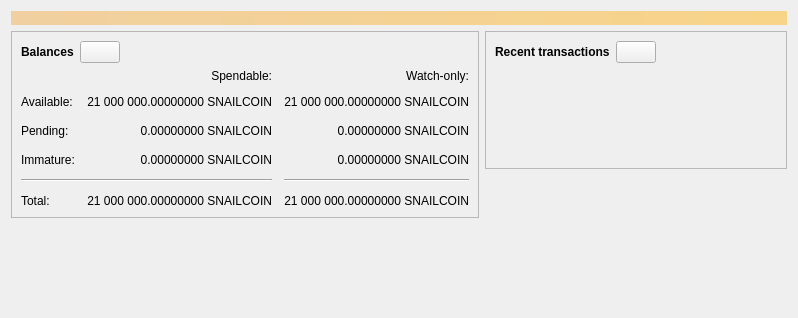
<?xml version="1.0" encoding="UTF-8"?>
<ui version="4.0">
 <class>OverviewPage</class>
 <widget class="QWidget" name="OverviewPage">
  <property name="geometry">
   <rect>
    <x>0</x>
    <y>0</y>
    <width>798</width>
    <height>318</height>
   </rect>
  </property>
  <property name="windowTitle">
   <string>Form</string>
  </property>
  <layout class="QVBoxLayout" name="topLayout">
   <item>
    <widget class="QLabel" name="labelAlerts">
     <property name="visible">
      <bool>false</bool>
     </property>
     <property name="styleSheet">
      <string notr="true">QLabel { background-color: qlineargradient(x1: 0, y1: 0, x2: 1, y2: 0, stop:0 #F0D0A0, stop:1 #F8D488); color:#000000; }</string>
     </property>
     <property name="wordWrap">
      <bool>true</bool>
     </property>
     <property name="margin">
      <number>3</number>
     </property>
     <property name="textInteractionFlags">
      <set>Qt::TextSelectableByMouse</set>
     </property>
    </widget>
   </item>
   <item>
    <layout class="QHBoxLayout" name="horizontalLayout" stretch="1,1">
     <item>
      <layout class="QVBoxLayout" name="verticalLayout_2">
       <item>
        <widget class="QFrame" name="frame">
         <property name="frameShape">
          <enum>QFrame::StyledPanel</enum>
         </property>
         <property name="frameShadow">
          <enum>QFrame::Raised</enum>
         </property>
         <layout class="QVBoxLayout" name="verticalLayout_4">
          <item>
           <layout class="QHBoxLayout" name="horizontalLayout_4">
            <item>
             <widget class="QLabel" name="label_5">
              <property name="font">
               <font>
                <weight>75</weight>
                <bold>true</bold>
               </font>
              </property>
              <property name="text">
               <string>Balances</string>
              </property>
             </widget>
            </item>
            <item>
             <widget class="QPushButton" name="labelWalletStatus">
              <property name="enabled">
               <bool>true</bool>
              </property>
              <property name="maximumSize">
               <size>
                <width>45</width>
                <height>16777215</height>
               </size>
              </property>
              <property name="toolTip">
               <string>The displayed information may be out of date. Your wallet automatically synchronizes with the Bitcoin network after a connection is established, but this process has not completed yet.</string>
              </property>
              <property name="text">
               <string/>
              </property>
              <property name="icon">
               <iconset resource="../bitcoin.qrc">
                <normaloff>:/icons/warning</normaloff>
                <disabledoff>:/icons/warning</disabledoff>:/icons/warning</iconset>
              </property>
              <property name="iconSize">
               <size>
                <width>24</width>
                <height>24</height>
               </size>
              </property>
             </widget>
            </item>
            <item>
             <spacer name="horizontalSpacer_3">
              <property name="orientation">
               <enum>Qt::Horizontal</enum>
              </property>
              <property name="sizeHint" stdset="0">
               <size>
                <width>40</width>
                <height>20</height>
               </size>
              </property>
             </spacer>
            </item>
           </layout>
          </item>
          <item>
           <layout class="QGridLayout" name="gridLayout">
            <property name="spacing">
             <number>12</number>
            </property>
            <item row="2" column="2">
             <widget class="QLabel" name="labelWatchPending">
              <property name="cursor">
               <cursorShape>IBeamCursor</cursorShape>
              </property>
              <property name="toolTip">
               <string>Unconfirmed transactions to watch-only addresses</string>
              </property>
              <property name="text">
               <string notr="true">0.00000000 SNAILCOIN</string>
              </property>
              <property name="alignment">
               <set>Qt::AlignRight|Qt::AlignTrailing|Qt::AlignVCenter</set>
              </property>
              <property name="textInteractionFlags">
               <set>Qt::LinksAccessibleByMouse|Qt::TextSelectableByKeyboard|Qt::TextSelectableByMouse</set>
              </property>
             </widget>
            </item>
            <item row="2" column="1">
             <widget class="QLabel" name="labelUnconfirmed">
              <property name="cursor">
               <cursorShape>IBeamCursor</cursorShape>
              </property>
              <property name="toolTip">
               <string>Total of transactions that have yet to be confirmed, and do not yet count toward the spendable balance</string>
              </property>
              <property name="text">
               <string notr="true">0.00000000 SNAILCOIN</string>
              </property>
              <property name="alignment">
               <set>Qt::AlignRight|Qt::AlignTrailing|Qt::AlignVCenter</set>
              </property>
              <property name="textInteractionFlags">
               <set>Qt::LinksAccessibleByMouse|Qt::TextSelectableByKeyboard|Qt::TextSelectableByMouse</set>
              </property>
             </widget>
            </item>
            <item row="3" column="2">
             <widget class="QLabel" name="labelWatchImmature">
              <property name="cursor">
               <cursorShape>IBeamCursor</cursorShape>
              </property>
              <property name="toolTip">
               <string>Mined balance in watch-only addresses that has not yet matured</string>
              </property>
              <property name="text">
               <string notr="true">0.00000000 SNAILCOIN</string>
              </property>
              <property name="alignment">
               <set>Qt::AlignRight|Qt::AlignTrailing|Qt::AlignVCenter</set>
              </property>
              <property name="textInteractionFlags">
               <set>Qt::LinksAccessibleByMouse|Qt::TextSelectableByKeyboard|Qt::TextSelectableByMouse</set>
              </property>
             </widget>
            </item>
            <item row="4" column="0" colspan="2">
             <widget class="Line" name="line">
              <property name="orientation">
               <enum>Qt::Horizontal</enum>
              </property>
             </widget>
            </item>
            <item row="4" column="2">
             <widget class="Line" name="lineWatchBalance">
              <property name="sizePolicy">
               <sizepolicy hsizetype="Preferred" vsizetype="Fixed">
                <horstretch>0</horstretch>
                <verstretch>0</verstretch>
               </sizepolicy>
              </property>
              <property name="minimumSize">
               <size>
                <width>140</width>
                <height>0</height>
               </size>
              </property>
              <property name="orientation">
               <enum>Qt::Horizontal</enum>
              </property>
             </widget>
            </item>
            <item row="5" column="0">
             <widget class="QLabel" name="labelTotalText">
              <property name="text">
               <string>Total:</string>
              </property>
             </widget>
            </item>
            <item row="3" column="1">
             <widget class="QLabel" name="labelImmature">
              <property name="cursor">
               <cursorShape>IBeamCursor</cursorShape>
              </property>
              <property name="toolTip">
               <string>Mined balance that has not yet matured</string>
              </property>
              <property name="text">
               <string notr="true">0.00000000 SNAILCOIN</string>
              </property>
              <property name="alignment">
               <set>Qt::AlignRight|Qt::AlignTrailing|Qt::AlignVCenter</set>
              </property>
              <property name="textInteractionFlags">
               <set>Qt::LinksAccessibleByMouse|Qt::TextSelectableByKeyboard|Qt::TextSelectableByMouse</set>
              </property>
             </widget>
            </item>
            <item row="2" column="3">
             <spacer name="horizontalSpacer_2">
              <property name="orientation">
               <enum>Qt::Horizontal</enum>
              </property>
              <property name="sizeHint" stdset="0">
               <size>
                <width>40</width>
                <height>20</height>
               </size>
              </property>
             </spacer>
            </item>
            <item row="3" column="0">
             <widget class="QLabel" name="labelImmatureText">
              <property name="text">
               <string>Immature:</string>
              </property>
             </widget>
            </item>
            <item row="5" column="1">
             <widget class="QLabel" name="labelTotal">
              <property name="cursor">
               <cursorShape>IBeamCursor</cursorShape>
              </property>
              <property name="toolTip">
               <string>Your current total balance</string>
              </property>
              <property name="text">
               <string notr="true">21 000 000.00000000 SNAILCOIN</string>
              </property>
              <property name="alignment">
               <set>Qt::AlignRight|Qt::AlignTrailing|Qt::AlignVCenter</set>
              </property>
              <property name="textInteractionFlags">
               <set>Qt::LinksAccessibleByMouse|Qt::TextSelectableByKeyboard|Qt::TextSelectableByMouse</set>
              </property>
             </widget>
            </item>
            <item row="5" column="2">
             <widget class="QLabel" name="labelWatchTotal">
              <property name="cursor">
               <cursorShape>IBeamCursor</cursorShape>
              </property>
              <property name="toolTip">
               <string>Current total balance in watch-only addresses</string>
              </property>
              <property name="text">
               <string notr="true">21 000 000.00000000 SNAILCOIN</string>
              </property>
              <property name="alignment">
               <set>Qt::AlignRight|Qt::AlignTrailing|Qt::AlignVCenter</set>
              </property>
              <property name="textInteractionFlags">
               <set>Qt::LinksAccessibleByMouse|Qt::TextSelectableByKeyboard|Qt::TextSelectableByMouse</set>
              </property>
             </widget>
            </item>
            <item row="0" column="2">
             <widget class="QLabel" name="labelWatchonly">
              <property name="text">
               <string>Watch-only:</string>
              </property>
              <property name="alignment">
               <set>Qt::AlignRight|Qt::AlignTrailing|Qt::AlignVCenter</set>
              </property>
             </widget>
            </item>
            <item row="1" column="0">
             <widget class="QLabel" name="labelBalanceText">
              <property name="text">
               <string>Available:</string>
              </property>
             </widget>
            </item>
            <item row="1" column="1">
             <widget class="QLabel" name="labelBalance">
              <property name="cursor">
               <cursorShape>IBeamCursor</cursorShape>
              </property>
              <property name="toolTip">
               <string>Your current spendable balance</string>
              </property>
              <property name="text">
               <string notr="true">21 000 000.00000000 SNAILCOIN</string>
              </property>
              <property name="alignment">
               <set>Qt::AlignRight|Qt::AlignTrailing|Qt::AlignVCenter</set>
              </property>
              <property name="textInteractionFlags">
               <set>Qt::LinksAccessibleByMouse|Qt::TextSelectableByKeyboard|Qt::TextSelectableByMouse</set>
              </property>
             </widget>
            </item>
            <item row="1" column="2">
             <widget class="QLabel" name="labelWatchAvailable">
              <property name="cursor">
               <cursorShape>IBeamCursor</cursorShape>
              </property>
              <property name="toolTip">
               <string>Your current balance in watch-only addresses</string>
              </property>
              <property name="text">
               <string notr="true">21 000 000.00000000 SNAILCOIN</string>
              </property>
              <property name="alignment">
               <set>Qt::AlignRight|Qt::AlignTrailing|Qt::AlignVCenter</set>
              </property>
              <property name="textInteractionFlags">
               <set>Qt::LinksAccessibleByMouse|Qt::TextSelectableByKeyboard|Qt::TextSelectableByMouse</set>
              </property>
             </widget>
            </item>
            <item row="2" column="0">
             <widget class="QLabel" name="labelPendingText">
              <property name="text">
               <string>Pending:</string>
              </property>
             </widget>
            </item>
            <item row="0" column="1">
             <widget class="QLabel" name="labelSpendable">
              <property name="text">
               <string>Spendable:</string>
              </property>
              <property name="alignment">
               <set>Qt::AlignRight|Qt::AlignTrailing|Qt::AlignVCenter</set>
              </property>
             </widget>
            </item>
           </layout>
          </item>
         </layout>
        </widget>
       </item>
       <item>
        <spacer name="verticalSpacer">
         <property name="orientation">
          <enum>Qt::Vertical</enum>
         </property>
         <property name="sizeHint" stdset="0">
          <size>
           <width>20</width>
           <height>40</height>
          </size>
         </property>
        </spacer>
       </item>
      </layout>
     </item>
     <item>
      <layout class="QVBoxLayout" name="verticalLayout_3">
       <item>
        <widget class="QFrame" name="frame_2">
         <property name="frameShape">
          <enum>QFrame::StyledPanel</enum>
         </property>
         <property name="frameShadow">
          <enum>QFrame::Raised</enum>
         </property>
         <layout class="QVBoxLayout" name="verticalLayout">
          <item>
           <layout class="QHBoxLayout" name="horizontalLayout_2">
            <item>
             <widget class="QLabel" name="label_4">
              <property name="font">
               <font>
                <weight>75</weight>
                <bold>true</bold>
               </font>
              </property>
              <property name="text">
               <string>Recent transactions</string>
              </property>
             </widget>
            </item>
            <item>
             <widget class="QPushButton" name="labelTransactionsStatus">
              <property name="enabled">
               <bool>true</bool>
              </property>
              <property name="maximumSize">
               <size>
                <width>45</width>
                <height>16777215</height>
               </size>
              </property>
              <property name="toolTip">
               <string>The displayed information may be out of date. Your wallet automatically synchronizes with the Bitcoin network after a connection is established, but this process has not completed yet.</string>
              </property>
              <property name="text">
               <string/>
              </property>
              <property name="icon">
               <iconset resource="../bitcoin.qrc">
                <normaloff>:/icons/warning</normaloff>
                <disabledoff>:/icons/warning</disabledoff>:/icons/warning</iconset>
              </property>
              <property name="iconSize">
               <size>
                <width>24</width>
                <height>24</height>
               </size>
              </property>
             </widget>
            </item>
            <item>
             <spacer name="horizontalSpacer">
              <property name="orientation">
               <enum>Qt::Horizontal</enum>
              </property>
              <property name="sizeHint" stdset="0">
               <size>
                <width>40</width>
                <height>20</height>
               </size>
              </property>
             </spacer>
            </item>
           </layout>
          </item>
          <item>
           <widget class="TransactionOverviewWidget" name="listTransactions">
            <property name="styleSheet">
             <string notr="true">QListView { background: transparent; }</string>
            </property>
            <property name="frameShape">
             <enum>QFrame::NoFrame</enum>
            </property>
            <property name="verticalScrollBarPolicy">
             <enum>Qt::ScrollBarAlwaysOff</enum>
            </property>
            <property name="horizontalScrollBarPolicy">
             <enum>Qt::ScrollBarAlwaysOff</enum>
            </property>
            <property name="sizeAdjustPolicy">
             <enum>QAbstractScrollArea::AdjustToContents</enum>
            </property>
            <property name="selectionMode">
             <enum>QAbstractItemView::NoSelection</enum>
            </property>
            <property name="uniformItemSizes">
             <bool>true</bool>
            </property>
           </widget>
          </item>
         </layout>
        </widget>
       </item>
       <item>
        <spacer name="verticalSpacer_2">
         <property name="orientation">
          <enum>Qt::Vertical</enum>
         </property>
         <property name="sizeHint" stdset="0">
          <size>
           <width>20</width>
           <height>40</height>
          </size>
         </property>
        </spacer>
       </item>
      </layout>
     </item>
    </layout>
   </item>
  </layout>
 </widget>
 <customwidgets>
  <customwidget>
   <class>TransactionOverviewWidget</class>
   <extends>QListView</extends>
   <header>qt/transactionoverviewwidget.h</header>
  </customwidget>
 </customwidgets>
 <resources/>
 <connections/>
</ui>
